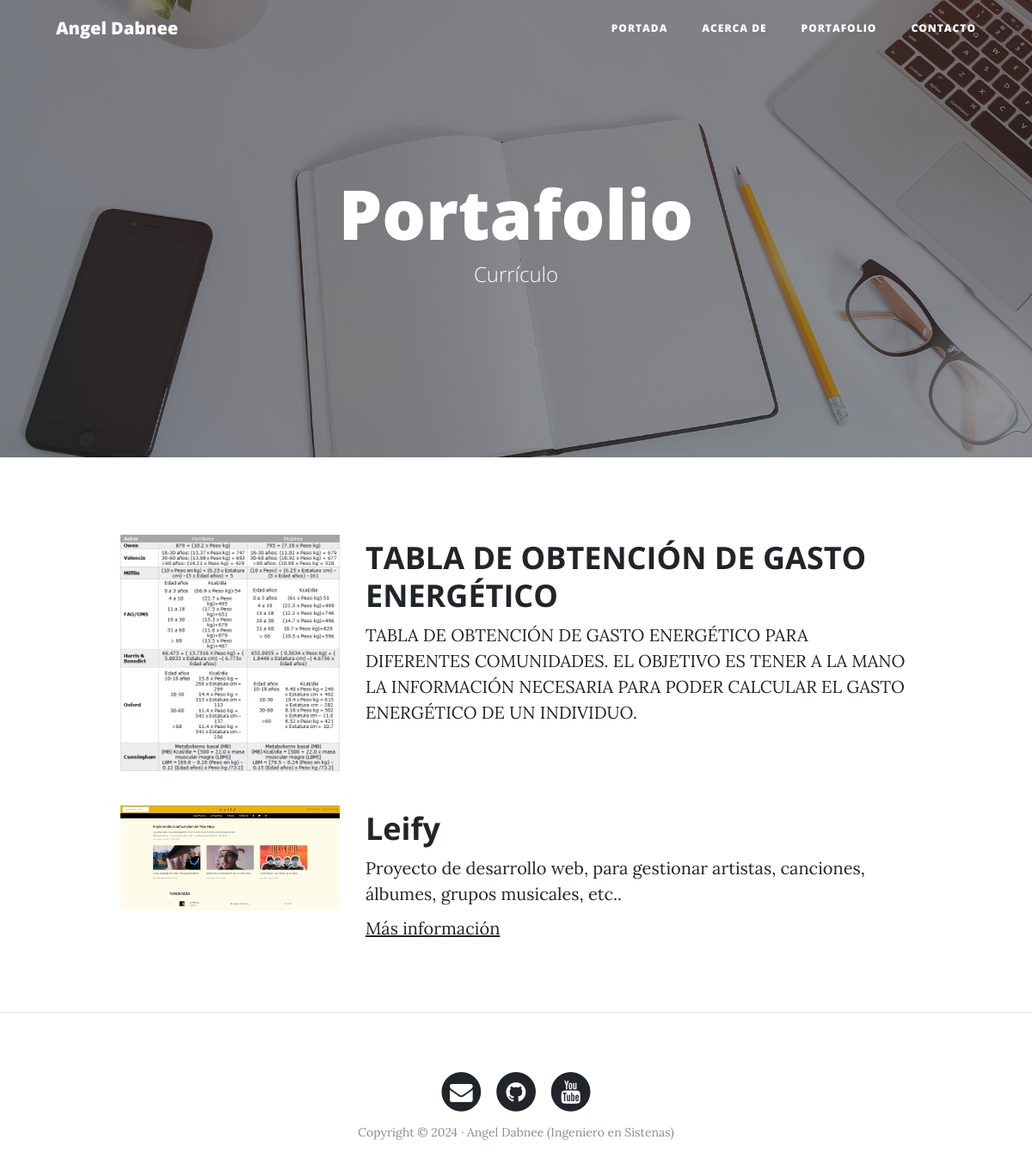
The page /portafolio/ on the database its author committed.
### portfolio/models.py (models this page shows, shortened)
class Project(models.Model):
    title = models.CharField(max_length=200,verbose_name='Titulo')
    description = models.TextField(verbose_name='Descripción')
    image = models.ImageField(verbose_name='Imagen',upload_to='projects')
    link = models.URLField(verbose_name= "Direccion Web", null = True, blank = True)
    created = models.DateTimeField(auto_now_add=True,verbose_name='Fecha de creación')
    updated = models.DateTimeField(auto_now=True,verbose_name='Fecha de edición')
    class Meta:
        verbose_name = 'projecto'
        verbose_name_plural = 'proyectos'
        ordering = ['-created']

### portfolio/views.py (the view)
# urls.py: path('portafolio/', portfolio_views.portafolio, name="portafolio"),
def portafolio (request):
    projects = Project.objects.all()
    return render(request, "portfolio/portafolio.html", {'projects':projects})

### portfolio/templates/portfolio/portafolio.html (shortened to what this page needs)
{% extends 'core/base.html' %}
{% block background%}{%load static%}{% static 'core/img/portfolio-bg.jpg' %}{% endblock %}
{%block headers%}
<h1>Portafolio</h1>
<span class="subheading">Currículo</span>
{% endblock %}
{% block content %}
    {% for project in projects %}
        <div class="row project">
            <div class="col-lg-3 col-md-4 offset-lg-1">
            <img class="img-fluid" src="{{project.image.url}}" alt="">
        </div>
        <div class="col-lg-7 col-md-8">
            <h2 class="section-heading title">{{project.title}}</h2>
            <p>{{project.description}}</p>
            {% if project.link %}
                <p><a href="{{project.link}}">Más información</a></p>
            {% endif %}
            </div>
        </div>
    {% endfor %}
{% endblock content %}

### rows shown on the page
Project: image (picture), title "TABLA DE OBTENCIÓN DE GASTO ENERGÉTICO", description "TABLA DE OBTENCIÓN DE GASTO ENERGÉTICO PARA DIFERENTES COMUNIDADES. EL OBJETIVO ES TENER A LA MANO LA INFORMACIÓN NECESARIA PARA PODER CALCULAR EL GASTO ENERGÉTICO DE UN INDIVIDUO."
Project: image (picture), title "Leify", description "Proyecto de desarrollo web, para gestionar artistas, canciones, álbumes, grupos musicales, etc.."
